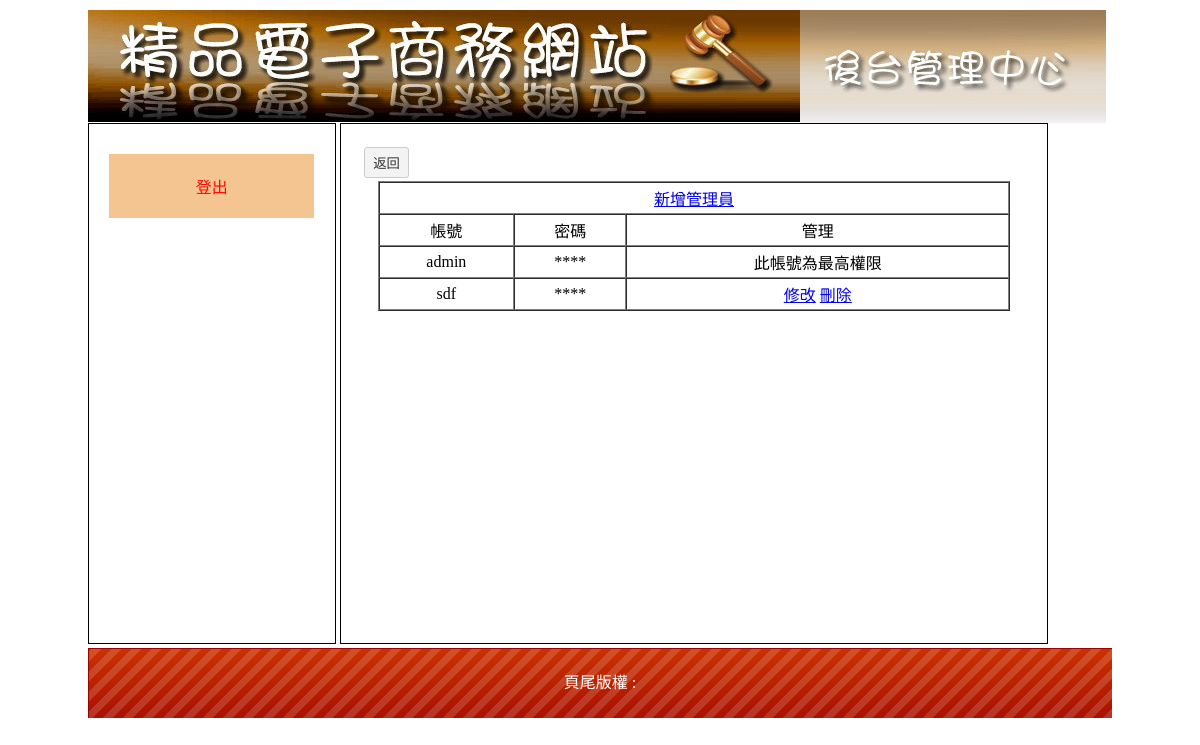
Page /admin.php on the earlier database version.
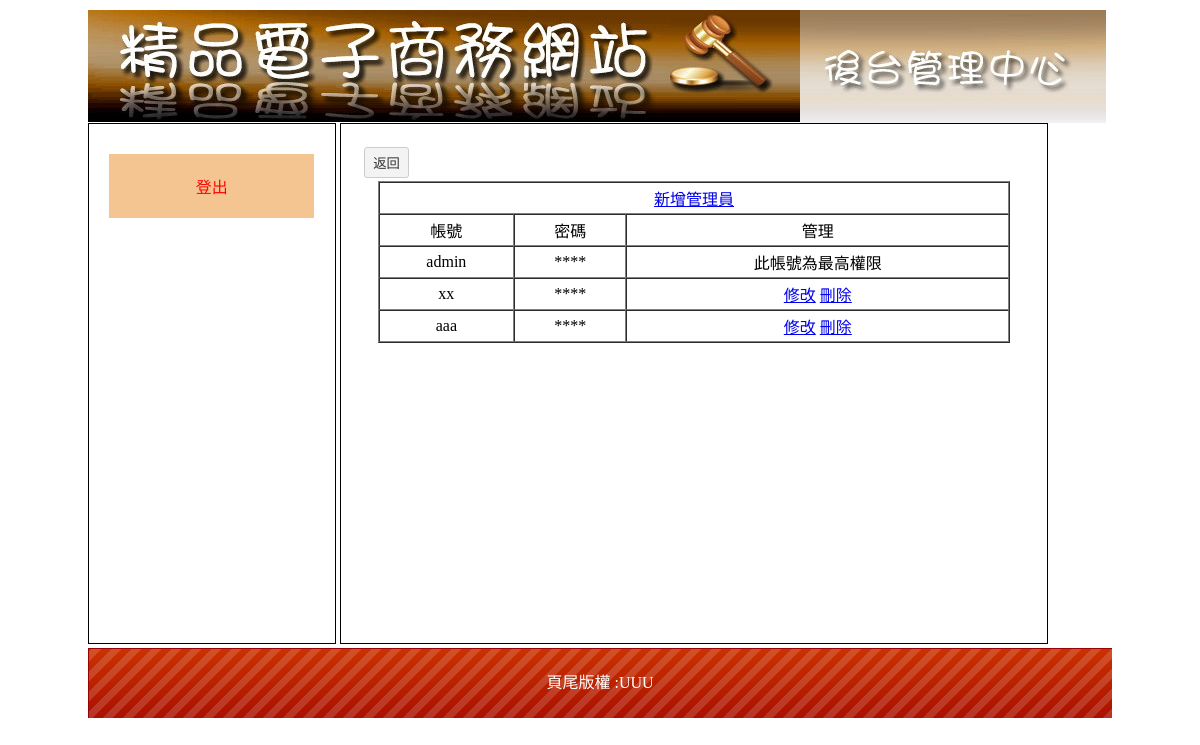
Same page on the later database version.
### tables this page shows
CREATE TABLE `admin_member` (
  `a_m_seq` int(10) UNSIGNED NOT NULL,
  `a_m_id` text NOT NULL COMMENT '帳號',
  `a_m_pw` text NOT NULL COMMENT '密碼',
  `a_m_1` int(1) NOT NULL,
  `a_m_2` int(1) NOT NULL,
  `a_m_3` int(1) NOT NULL,
  `a_m_4` int(1) NOT NULL,
  `a_m_5` int(1) NOT NULL
);

CREATE TABLE `myfooter` (
  `m_seq` int(10) UNSIGNED NOT NULL,
  `m_footer` text NOT NULL
);

### admin_list.php (the view)
<?php
$sql = "select * from admin_member";
$ro = mysqli_query($link,$sql);
$rr = mysqli_fetch_assoc($ro);
?>
<input type="button" value="返回" onclick = "document.location.href='/'"><br>
<table width="95%" border="1" align="center" cellpadding="3" cellspacing="0">
  <tr>
    <td colspan="3" align="center" valign="middle"><a href="admin.php?do=admin&redo=aa">新增管理員</a></td>
  </tr>
  <tr>
    <td align="center" valign="middle">帳號</td>
    <td align="center" valign="middle">密碼</td>
    <td align="center" valign="middle">管理</td>
  </tr>
<?php do{?>
  <tr>
    <td align="center" valign="middle"><?=$rr["a_m_id"]?></td>
    <td align="center" valign="middle">****</td>
    <td align="center" valign="middle">
<?php if($rr["a_m_id"] == "admin"){?>
此帳號為最高權限
<?php }else{?>
      <a href="admin.php?do=admin&redo=admin_update&no=<?=$rr["a_m_seq"]?>">修改</a>
      <a href="del_api.php?del=admin_member&goto=admin&no=<?=$rr["a_m_seq"]?>">刪除</a>
<?php }?>
    </td>
  </tr>
<?php }while($rr = mysqli_fetch_assoc($ro));?>
</table>

### admin.php (shortened to what this page needs)
<?php
include_once("head.php");
$m = "admin";
?>
<!DOCTYPE html PUBLIC "-//W3C//DTD XHTML 1.0 Transitional//EN" "http://www.w3.org/TR/xhtml1/DTD/xhtml1-transitional.dtd">
<html xmlns="http://www.w3.org/1999/xhtml"><head><meta http-equiv="Content-Type" content="text/html; charset=UTF-8">
<link href="./Manage Page_files/css.css" rel="stylesheet" type="text/css">
</head>
<body>
	<div id="main">
    	<div id="top">
        	<a href="?"><img src="./Manage Page_files/0416.jpg"></a><img src="./Manage Page_files/0417.jpg">
      </div>
        <div id="left" class="ct">
        	<div style="min-height:400px;">
            <a href="?do=admin&redo=logout" style="color:#f00;">登出<?=$_SESSION["acc"]?></a>
          </div>
        </div>
        <div id="right"><?php include_once($kfc[$m]);?></div>
        <div id="bottom" style="line-height:70px; color:#FFF; background:url(icon/bot.png);" class="ct">
        	頁尾版權 :<?php include_once("footer.php");?></div>
    </div>
</body></html>

### footer.php
<?php
 $sql = "select * from myfooter";
 $rr = mysqli_query($link,$sql);
 $rrr = mysqli_fetch_assoc($rr);
?>
<?=$rrr["m_footer"]?>

### Manage Page_files/css.css (style rules this page uses)
body { font-family:"微軟正黑體"; }
#main { width:1024px; margin:10px auto 10px auto; height:768px; }
#top a { color:#CE631C; text-decoration:none; }
#left { display:inline-block; width:20%; padding:2%; height:478px; vertical-align:top; border:#000 1px solid; }
#left a { display:block; padding:20px 5px 20px 5px; text-decoration:none; background:#F4C591; margin:10px auto 10px auto; color:#65350A; }
.ct { text-align:center; }
#right { display:inline-block; width:65%; padding:2%; height:478px; border:#000 1px solid; overflow: auto; }
#bottom { height:70px; background-size:cover; }
input[type=text],input[type=password],input[type=submit],button,.button,input[type=reset],input[type=button],select，textarea,input[type=number] { background:#F3F3F3; border:#CCC 1px solid; border-radius:3px; padding:5px 8px 5px 8px; text-decoration:none; margin:3px; color:#333; }

Differences in the rows shown:
changed admin_member (number 2 of 3 on the later page): a_m "sdf" → "xx"
added admin_member: a_m "aaa"
added myfooter: m_footer "UUU"
